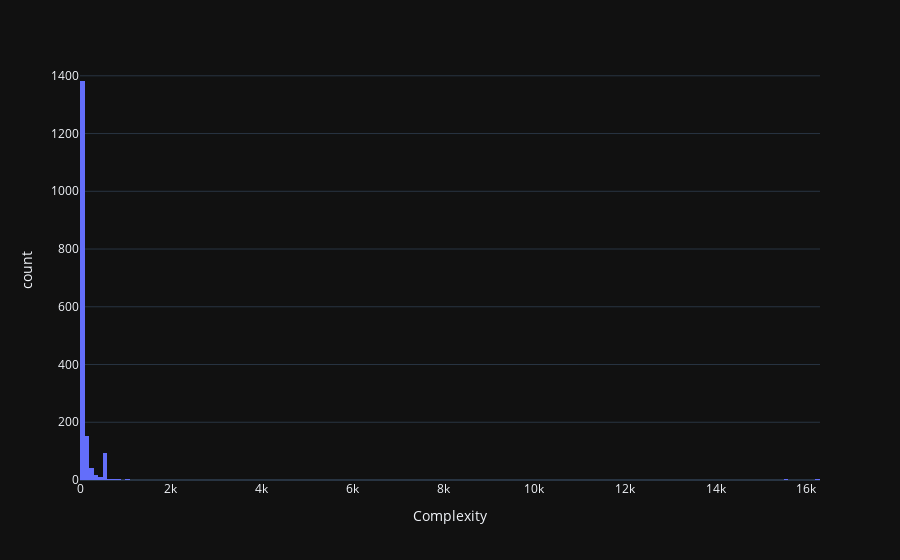
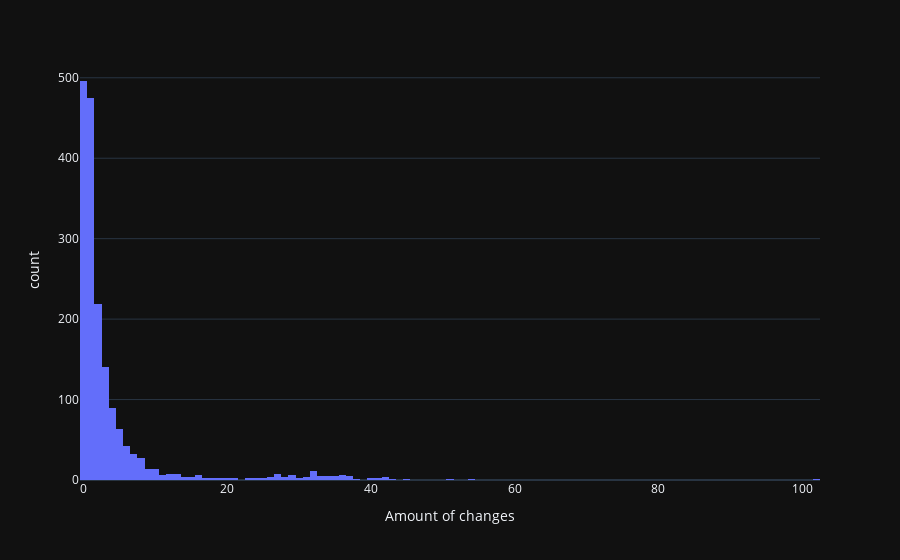
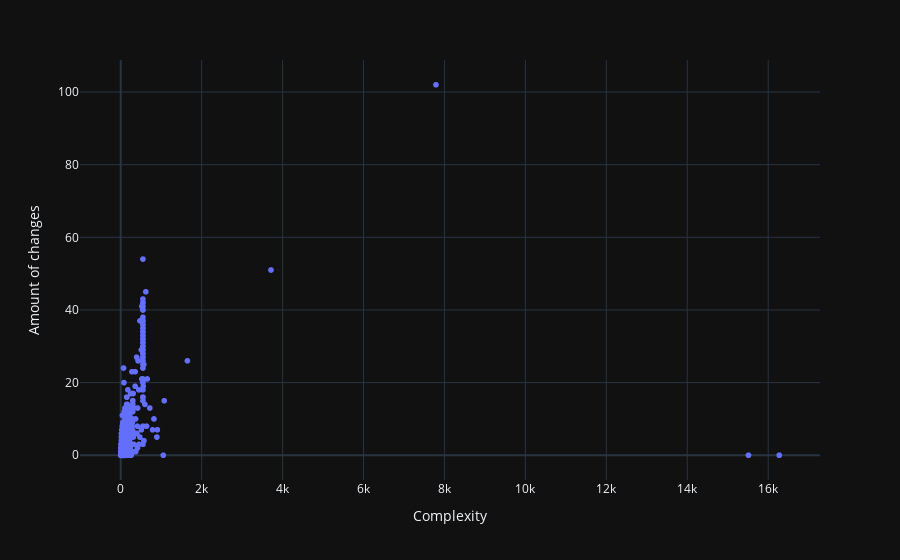
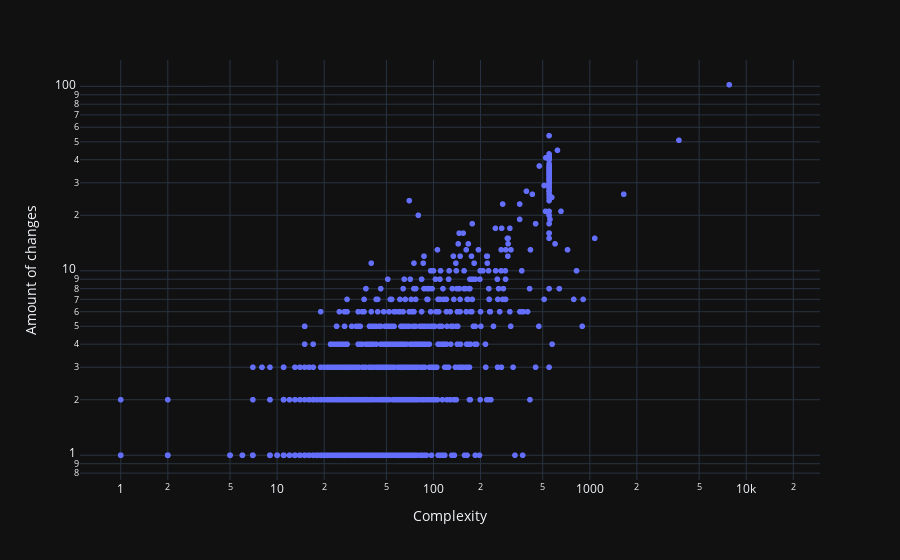

Notebook code cell kept with these figures, in order:
### Markdown cell above
7. Visualize the hotspots with a visualization of your choice.

### Code cell
complexity_hist = px.histogram(analysis_df, x='Complexity', hover_data={"path": analysis_df.index})
complexity_hist.show() #exponential dist in complexity -> use log axis
change_amount_hist = px.histogram(analysis_df, x='Amount of changes', hover_data={"path": analysis_df.index})
change_amount_hist.show() #exponential dist in amount of changes -> use log axis

comparison_scatter = px.scatter(analysis_df, x='Complexity', y='Amount of changes',
                 hover_data={"path": analysis_df.index})
comparison_scatter.show()

comparison_scatter_log = px.scatter(analysis_df, x='Complexity', y='Amount of changes',
                 log_x=True, log_y=True,
                 hover_data={"path": analysis_df.index})
comparison_scatter_log.show()

### Figure 1 — Plotly figure (JSON) as saved in the notebook; plotly's stock layout.template omitted (floating-point values rounded to 4 significant figures; data arrays with more than 128 entries replaced by an {"elided": "..."} marker saying what was removed)
{"data": [{"alignmentgroup": "True", "bingroup": "x", "hovertemplate": "Complexity=%{x}<br>count=%{y}<extra></extra>", "legendgroup": "", "marker": {"color": "#636efa", "pattern": {"shape": ""}}, "name": "", "offsetgroup": "", "orientation": "v", "showlegend": false, "x": {"elided": "1749 float values"}, "xaxis": "x", "yaxis": "y", "type": "histogram"}], "layout": {"xaxis": {"anchor": "y", "domain": [0.0, 1.0], "title": {"text": "Complexity"}}, "yaxis": {"anchor": "x", "domain": [0.0, 1.0], "title": {"text": "count"}}, "legend": {"tracegroupgap": 0}, "margin": {"t": 60}, "barmode": "relative"}}

### Figure 2 — Plotly figure (JSON) as saved in the notebook; plotly's stock layout.template omitted (floating-point values rounded to 4 significant figures; data arrays with more than 128 entries replaced by an {"elided": "..."} marker saying what was removed)
{"data": [{"alignmentgroup": "True", "bingroup": "x", "hovertemplate": "Amount of changes=%{x}<br>count=%{y}<extra></extra>", "legendgroup": "", "marker": {"color": "#636efa", "pattern": {"shape": ""}}, "name": "", "offsetgroup": "", "orientation": "v", "showlegend": false, "x": {"elided": "1749 int values"}, "xaxis": "x", "yaxis": "y", "type": "histogram"}], "layout": {"xaxis": {"anchor": "y", "domain": [0.0, 1.0], "title": {"text": "Amount of changes"}}, "yaxis": {"anchor": "x", "domain": [0.0, 1.0], "title": {"text": "count"}}, "legend": {"tracegroupgap": 0}, "margin": {"t": 60}, "barmode": "relative"}}

### Figure 3 — Plotly figure (JSON) as saved in the notebook; plotly's stock layout.template omitted (floating-point values rounded to 4 significant figures; data arrays with more than 128 entries replaced by an {"elided": "..."} marker saying what was removed)
{"data": [{"customdata": {"elided": "1749x1 str values"}, "hovertemplate": "Complexity=%{x}<br>Amount of changes=%{y}<br>path=%{customdata[0]}<extra></extra>", "legendgroup": "", "marker": {"color": "#636efa", "symbol": "circle"}, "mode": "markers", "name": "", "showlegend": false, "x": {"elided": "1749 float values"}, "xaxis": "x", "y": {"elided": "1749 int values"}, "yaxis": "y", "type": "scattergl"}], "layout": {"xaxis": {"anchor": "y", "domain": [0.0, 1.0], "title": {"text": "Complexity"}}, "yaxis": {"anchor": "x", "domain": [0.0, 1.0], "title": {"text": "Amount of changes"}}, "legend": {"tracegroupgap": 0}, "margin": {"t": 60}}}

### Figure 4 — Plotly figure (JSON) as saved in the notebook; plotly's stock layout.template omitted (floating-point values rounded to 4 significant figures; data arrays with more than 128 entries replaced by an {"elided": "..."} marker saying what was removed)
{"data": [{"customdata": {"elided": "1749x1 str values"}, "hovertemplate": "Complexity=%{x}<br>Amount of changes=%{y}<br>path=%{customdata[0]}<extra></extra>", "legendgroup": "", "marker": {"color": "#636efa", "symbol": "circle"}, "mode": "markers", "name": "", "showlegend": false, "x": {"elided": "1749 float values"}, "xaxis": "x", "y": {"elided": "1749 int values"}, "yaxis": "y", "type": "scattergl"}], "layout": {"xaxis": {"anchor": "y", "domain": [0.0, 1.0], "title": {"text": "Complexity"}, "type": "log"}, "yaxis": {"anchor": "x", "domain": [0.0, 1.0], "title": {"text": "Amount of changes"}, "type": "log"}, "legend": {"tracegroupgap": 0}, "margin": {"t": 60}}}
